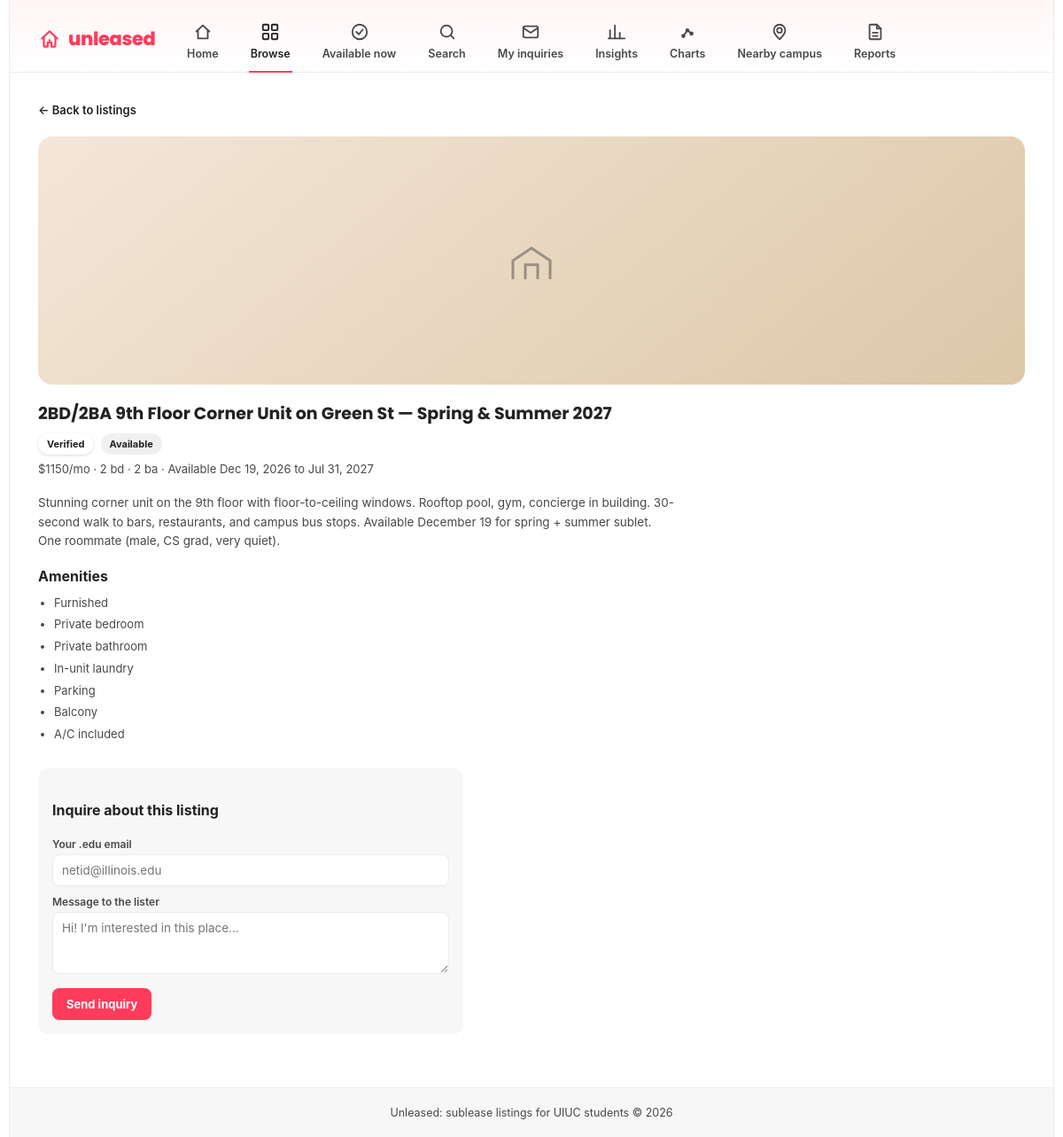
Screenshot of /listings/8/ with the database file from the repository.
### listings/models.py (models this page shows, shortened)
class Listing(models.Model):
    class Status(models.TextChoices):
        AVAILABLE = 'available', 'Available'
        PENDING   = 'pending',   'Pending'
        FILLED    = 'filled',    'Filled'
    class GenderPreference(models.TextChoices):
        ANY     = 'any',     'Any'
        MALE    = 'male',    'Males only'
        FEMALE  = 'female',  'Females only'
    lister = models.ForeignKey(
        settings.AUTH_USER_MODEL,
        on_delete=models.CASCADE,          # Listing disappears if lister deletes account
        related_name='listings',
    )
    title = models.CharField(max_length=200)
    description = models.TextField(
        help_text="Full description. Can be AI-generated from a pasted WhatsApp message.",
    )
    monthly_rent = models.DecimalField(
        max_digits=7,
        decimal_places=2,
        validators=[MinValueValidator(0)],
    )
    utilities_included = models.BooleanField(
        default=False,
        help_text="True if electricity, water, internet are all bundled into the rent.",
    )
    building_name = models.CharField(
        max_length=200,
        blank=True,
        help_text="Public-facing building name shown before address is revealed.",
    )
    street_address = models.CharField(
        max_length=300,
        help_text="Full address — only revealed to seekers after an inquiry is accepted.",
    )
    unit_number = models.CharField(max_length=20, blank=True)
    city = models.CharField(max_length=100, default='Champaign')
    state = models.CharField(max_length=2, default='IL')
    zip_code = models.CharField(max_length=10, default='61820')
    bedrooms = models.PositiveSmallIntegerField()
    bathrooms = models.DecimalField(max_digits=3, decimal_places=1)
    is_private_bedroom = models.BooleanField(
        default=True,
        help_text="True if the subleasee gets a private, lockable bedroom.",
    )
    is_private_bathroom = models.BooleanField(default=False)
    is_furnished = models.BooleanField(default=False)
    has_in_unit_laundry = models.BooleanField(default=False)
    has_parking = models.BooleanField(default=False)
    has_balcony = models.BooleanField(default=False)
    pets_allowed = models.BooleanField(default=False)
    ac_included = models.BooleanField(default=True)
    available_from = models.DateField()
    available_until = models.DateField()
    gender_preference = models.CharField(
        max_length=10,
        choices=GenderPreference.choices,
        default=GenderPreference.ANY,
    )
    status = models.CharField(
        max_length=10,
        choices=Status.choices,
        default=Status.AVAILABLE,
    )
    is_property_verified = models.BooleanField(
        default=False,
        help_text="True once the lister has uploaded proof of lease.",
    )
    lease_document = models.FileField(
        upload_to='lease_docs/',
        null=True,
        blank=True,
        help_text="Private document — only visible to admins for verification.",
    )
    external_listing_url = models.URLField(
        blank=True,
        help_text="Optional link to official property manager listing (e.g. Smile Living).",
    )
    view_count = models.PositiveIntegerField(default=0)
    save_count = models.PositiveIntegerField(default=0)
    inquiry_count = models.PositiveIntegerField(default=0)
    ai_parsed = models.BooleanField(
        default=False,
        help_text="True if this listing was created via the WhatsApp message parser.",
    )
    raw_whatsapp_text = models.TextField(
        blank=True,
        help_text="Original pasted WhatsApp message stored for audit/re-parsing.",
    )
    saved_by_users = models.ManyToManyField(
        settings.AUTH_USER_MODEL,
        through='SavedListing',
        related_name='favorites',
        blank=True,
    )
    created_at = models.DateTimeField(auto_now_add=True)
    updated_at = models.DateTimeField(auto_now=True)
    class Meta:
        ordering = ['-created_at']
        constraints = [
            models.UniqueConstraint(
                fields=['lister', 'street_address', 'unit_number', 'available_from'],
                name='unique_listing_per_lister_unit_date',
            )
        ]
        verbose_name = 'Listing'
        verbose_name_plural = 'Listings'

### listings/views.py (the view, shortened to what this page needs)
# urls.py: path('<int:pk>/', views.ListingDetailView.as_view(), name='detail'),  # GET show + POST inquire
class ListingDetailView(DetailView):
    model = Listing
    context_object_name = 'listing'

### listings/templates/listings/listing_detail.html (shortened to what this page needs)
{% extends "base.html" %}
{% block content %}
  <a class="back-btn" href="{% url 'listings:list' %}">&larr; Back to listings</a>
  <div class="thumb g1 detail-hero">
    <div class="thumb-icon">{% include "partials/_house_icon.html" %}</div>
  </div>
  <div class="detail-head">
    <h2>{{ listing.title }}</h2>
    <div class="detail-badges">
      {% if listing.is_property_verified %}<span class="badge-fav">Verified</span>{% endif %}
      <span class="badge-fav badge-soft">{{ listing.get_status_display }}</span>
    </div>
    <p class="detail-meta">
      ${{ listing.monthly_rent|floatformat:"0" }}/mo{% if listing.utilities_included %} (utilities included){% endif %}
      &middot; {{ listing.bedrooms }} bd &middot; {{ listing.bathrooms|floatformat:"-1" }} ba
      &middot; Available {{ listing.available_from|date:"M j, Y" }} to {{ listing.available_until|date:"M j, Y" }}
    </p>
  </div>
  <div class="detail-body">
    <p class="detail-desc">{{ listing.description }}</p>
    <h4>Amenities</h4>
    <ul class="amen-list">
      {% if listing.is_furnished %}<li>Furnished</li>{% endif %}
      {% if listing.is_private_bedroom %}<li>Private bedroom</li>{% endif %}
      {% if listing.is_private_bathroom %}<li>Private bathroom</li>{% endif %}
      {% if listing.has_in_unit_laundry %}<li>In-unit laundry</li>{% endif %}
      {% if listing.has_parking %}<li>Parking</li>{% endif %}
      {% if listing.has_balcony %}<li>Balcony</li>{% endif %}
      {% if listing.ac_included %}<li>A/C included</li>{% endif %}
    </ul>
  </div>
  <div class="inquiry-box">
    <h4>Inquire about this listing</h4>
    {% if inquiry_sent %}
      <p class="success">Your inquiry was sent! Track its status from <a href="{% url 'listings:inquiries' %}">My inquiries</a>.</p>
    {% else %}
      <form method="post" action="">
        <label for="edu_email">Your .edu email</label>
        <input id="edu_email" name="edu_email" type="email" required placeholder="netid@illinois.edu">
        <label for="message">Message to the lister</label>
        <textarea id="message" name="message" required placeholder="Hi! I'm interested in this place..."></textarea>
        <button class="btn" type="submit">Send inquiry</button>
      </form>
    {% endif %}
  </div>
{% endblock %}

### static/css/base.css (style rules this page uses)
:root { --accent: #FF3B5C; --accent-dark: #E31C41; --ink: #222222; --ink-soft: #484848; --line: #EBEBEB; --bg-card: #F7F7F7; --radius-lg: 16px; --radius-md: 12px; --radius-pill: 999px; --font-display: 'Poppins', -apple-system, BlinkMacSystemFont, "Segoe UI", sans-serif; }
* { box-sizing: border-box; }
html, body { margin: 0; padding: 0; }
body { font-family: -apple-system, BlinkMacSystemFont, "Segoe UI", Helvetica, Arial, sans-serif; color: var(--ink); background: #fff; -webkit-font-smoothing: antialiased; }
a { color: inherit; text-decoration: none; }
.thumb { position: relative; border-radius: var(--radius-lg); aspect-ratio: 1 / 0.92; overflow: hidden; margin-bottom: 8px; transition: transform 0.15s ease, box-shadow 0.15s ease; }
.badge-fav { position: absolute; top: 10px; left: 10px; background: #fff; color: var(--ink); font-size: 11px; font-weight: 700; padding: 5px 10px; border-radius: var(--radius-pill); box-shadow: 0 1px 3px rgba(0, 0, 0, 0.15); }
.g1 { background: linear-gradient(140deg, #F4E7D8, #DCC7A8); }
.thumb-icon { position: absolute; inset: 0; display: flex; align-items: center; justify-content: center; opacity: 0.45; }
.back-btn { display: inline-block; font-size: 13px; font-weight: 600; margin-bottom: 16px; padding: 6px 0; }
.detail-hero { width: 100%; aspect-ratio: auto; height: 280px; margin-bottom: 18px; }
.detail-head h2 { font-family: var(--font-display); font-size: 19px; margin: 0 0 8px; }
.detail-badges { display: flex; gap: 8px; margin-bottom: 8px; flex-wrap: wrap; }
.detail-badges .badge-fav { position: static; }
.detail-badges .badge-soft { background: #F0F0F0; box-shadow: none; }
.detail-meta { font-size: 13px; color: var(--ink-soft); margin: 0 0 20px; }
.detail-body { max-width: 720px; }
.detail-body h4 { margin: 0 0 8px; }
.detail-desc { font-size: 13.5px; color: var(--ink-soft); line-height: 1.6; margin: 0 0 18px; }
.amen-list { margin: 0; padding-left: 18px; font-size: 13px; color: var(--ink-soft); line-height: 1.9; }

### listings/templates/listings/listing_detail.html (style rules this page uses)
.inquiry-box { margin-top: 26px; padding: 16px; max-width: 480px; background: var(--bg-card); border-radius: var(--radius-md); }
.inquiry-box label { display: block; font-size: 12px; font-weight: 600; color: var(--ink-soft); margin: 10px 0 4px; }
.inquiry-box input, .inquiry-box textarea { width: 100%; font: inherit; font-size: 13.5px; padding: 9px 10px; border: 1px solid var(--line); border-radius: 8px; background: #fff; }
.inquiry-box textarea { resize: vertical; min-height: 70px; }
.inquiry-box .btn { margin-top: 12px; font: inherit; font-size: 13px; font-weight: 700; cursor: pointer; padding: 10px 16px; border-radius: 8px; border: 0; background: var(--accent); color: #fff; }

### rows the page displays
Listing: title "2BD/2BA 9th Floor Corner Unit on Green St — Spring & Summer 2027", status "Available", monthly_rent "1150", bedrooms "2", bathrooms "2", available_from "Dec 19, 2026", available_until "Jul 31, 2027", description "Stunning corner unit on the 9th floor with floor-to-ceiling windows. Rooftop pool, gym, concierge in building. 30-second walk to bars, restaurants, and campus bus stops. Available December 19 for spring + summer sublet. One roommate (male, CS grad, very quiet)."
